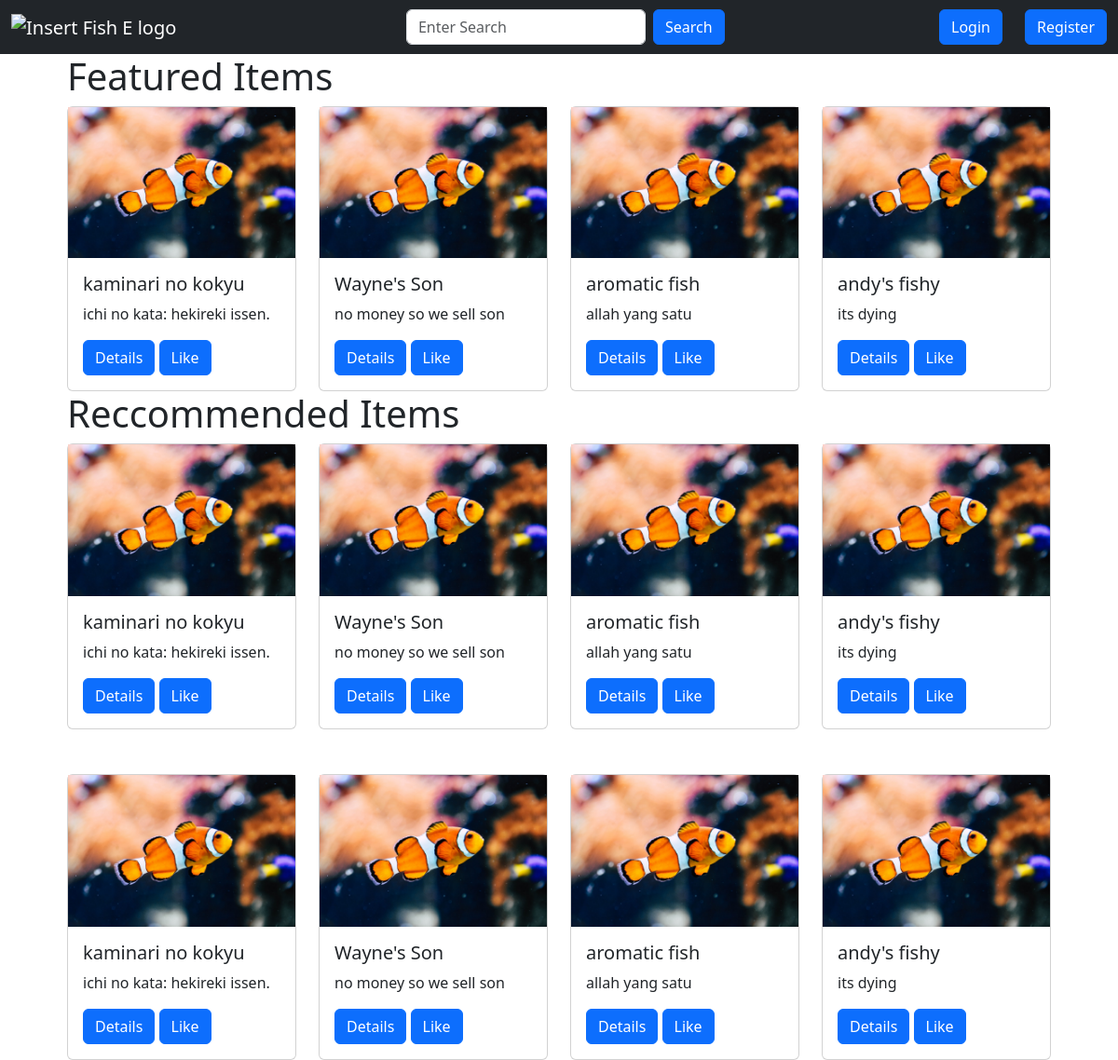
Page /home on the earlier database version.
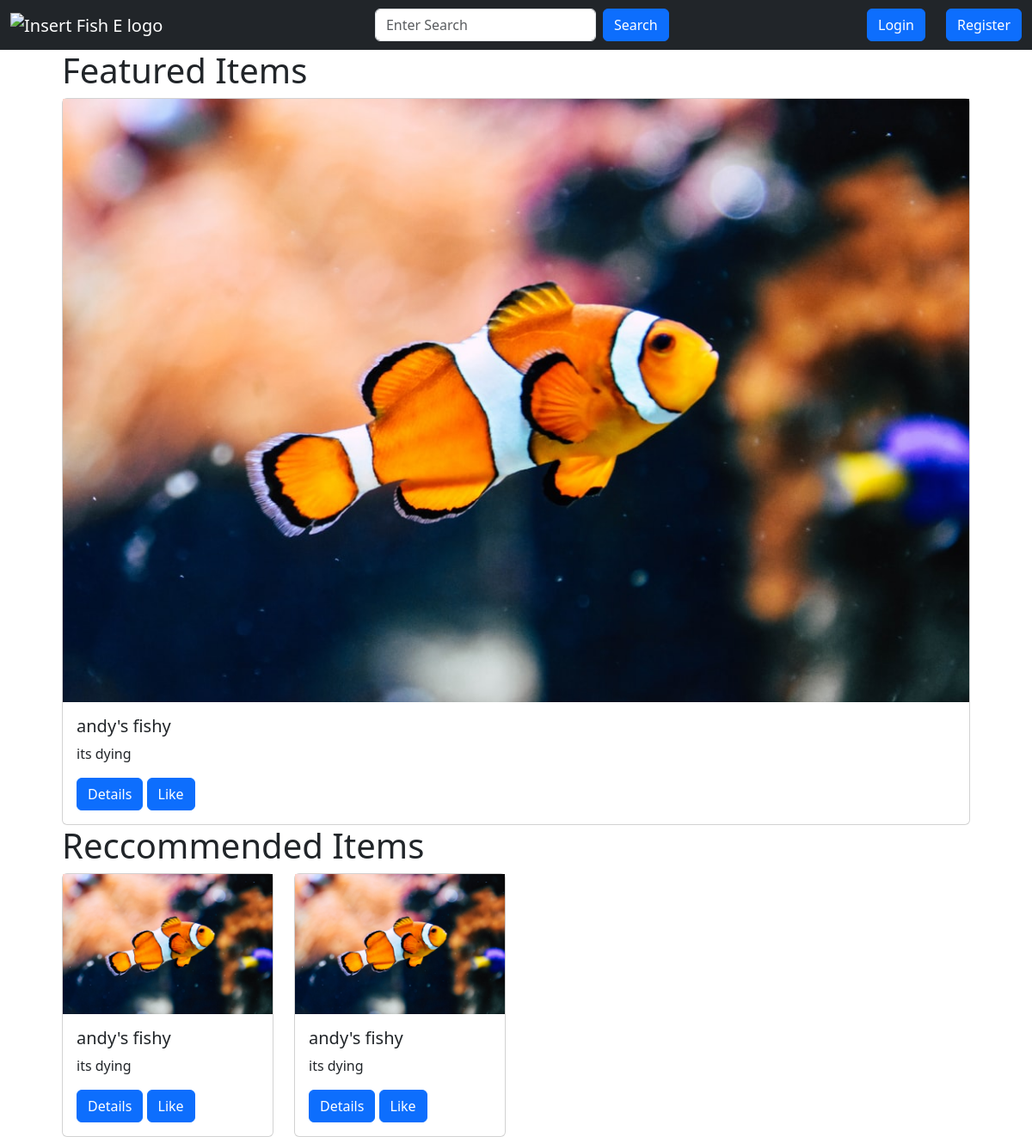
Same page on the later database version.
### app.py (models this page shows, shortened)
class Item(db.Model):
    id = db.Column(db.Integer, primary_key=True)
    user_id = db.Column(db.Integer, db.ForeignKey("user.id"), nullable=False)
    name = db.Column(db.String(100), nullable=False)
    description = db.Column(db.String(500), nullable=False)
    date_posted = db.Column(db.DateTime, nullable=False, default=datetime.utcnow)
    base_price = db.Column(db.Float, nullable=False)
    image_file = db.Column(db.String(200), nullable=False, default="default.jpg")
    likes = db.relationship("ItemLike", backref="item", lazy=True)
    status = db.Column(
        db.String(10), nullable=False, default="available"
    )  # "available" or "sold"

### app.py (the view)
@app.route("/home")
def render_home():
    form = SearchForm()
    items = Item.query.filter_by(status="available").limit(4).all()
    r_items = items + items
    f_items = items
    l_items = []
    if current_user.is_authenticated:
        for like in current_user.liked:
            item = Item.query.filter_by(id=like.item_id).first()
            l_items.append(item)
    return render_template(
        "home.html",
        f_items=f_items,
        r_items=r_items,
        l_items=l_items,
        form=form,
    )

### app.py
class SearchForm(FlaskForm):
    search = StringField(
        validators=[DataRequired()], render_kw={"placeholder": "Enter Search"}
    )
    submit = SubmitField("Search")

### templates/home.html (shortened to what this page needs)
{% from 'macros/navbar.html' import navbar %}
{% from 'macros/my_likes.html' import my_likes %}
{% from 'macros/featured_items.html' import featured_items %}
{% from 'macros/reccommended_items.html' import reccommended_items %}
{% extends 'base.html' %}
{% block content %}
{{ navbar(form, current_user) }}
<div class="container-fluid">
    <div class="row mx-5">
        <div class="col-md-12">
            {{ featured_items(f_items, current_user) }}
        </div>
    </div>
    <div class="row mx-5">
        <div class="col-md-12">
            {{ reccommended_items(r_items, current_user) }}
        </div>
    </div>
</div>
{% endblock content %}

### templates/macros/featured_items.html
{% from 'macros/item_card.html' import item_card %}
{% macro featured_items(items, current_user) %}
<div class="row">
    <div class="col">
        <div class="row">
            <div class="col">
                <h1>Featured Items</h1>
            </div>
        </div>
        <div class="row">
            {% for item in items %}
            <div class="col">
                {{ item_card(item, current_user) }}
            </div>
            {% endfor %}
        </div>
    </div>
</div>
{% endmacro %}

### templates/macros/reccommended_items.html
{% from 'macros/item_card.html' import item_card %}
{% macro reccommended_items(items, current_user) %}
<div class="row">
    <div class="col">
        <div class="row">
            <div class="col">
                <h1>Reccommended Items</h1>
            </div>
        </div>
        <div class="row gy-5">
            {% for item in items %}
            <div class="col-md-3">
                {{ item_card(item, current_user) }}
            </div>
            {% endfor %}
        </div>
    </div>
</div>
{% endmacro %}

### templates/macros/item_card.html
{% macro item_card(item, current_user) %}
<div class="card">
    <img src="{{ url_for('static', filename='img/' + item.image_file) }}" alt="insert image"
        style="display: block; max-width: 100%; height: auto;">
    <div class="card-body">
        <h5 class="card-title">{{ item.name }}</h5>
        <p class="card-text">{{ item.description }}</p>
        <a href="/item/{{ item.id }}" class="btn btn-primary">Details</a>
        {% if current_user.is_authenticated %}
        {% if not current_user.has_liked_item(item) %}
        <a href="{{ url_for('like_action', item_id=item.id, action='like') }}" class="btn btn-primary">Like</a>
        {% else %}
        <a href="{{ url_for('like_action', item_id=item.id, action='unlike') }}" class="btn btn-primary">Unlike</a>
        {% endif %}
        {% else %}
        <a href="{{ url_for('like_action', item_id=item.id, action='like') }}" class="btn btn-primary">Like</a>
        {% endif %}
    </div>
</div>
{% endmacro %}

Differences in the rows shown:
no longer on this page (row edited): Item: image_file (placeholder picture), name "kaminari no kokyu", description "ichi no kata: hekireki issen."
no longer on this page (row edited): Item: image_file (placeholder picture), name "Wayne's Son", description "no money so we sell son"
no longer on this page (row edited): Item: image_file (placeholder picture), name "aromatic fish", description "allah yang satu"
